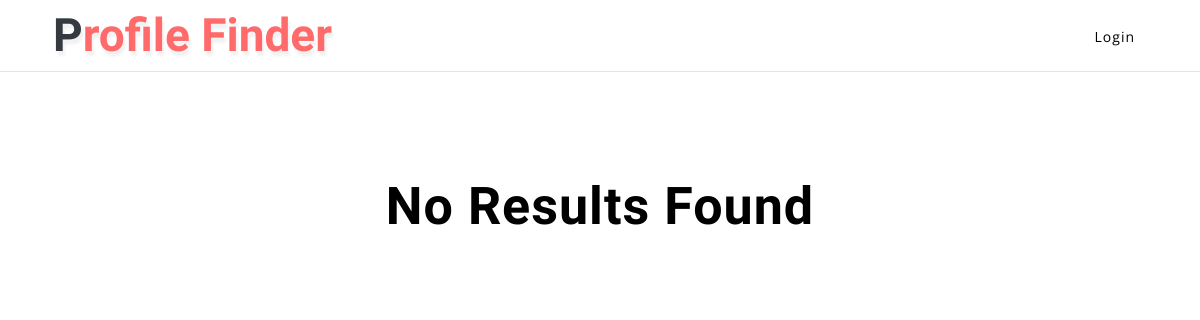
/admin/view_dev.php?location=Quilon, run on an earlier commit of the app's database.
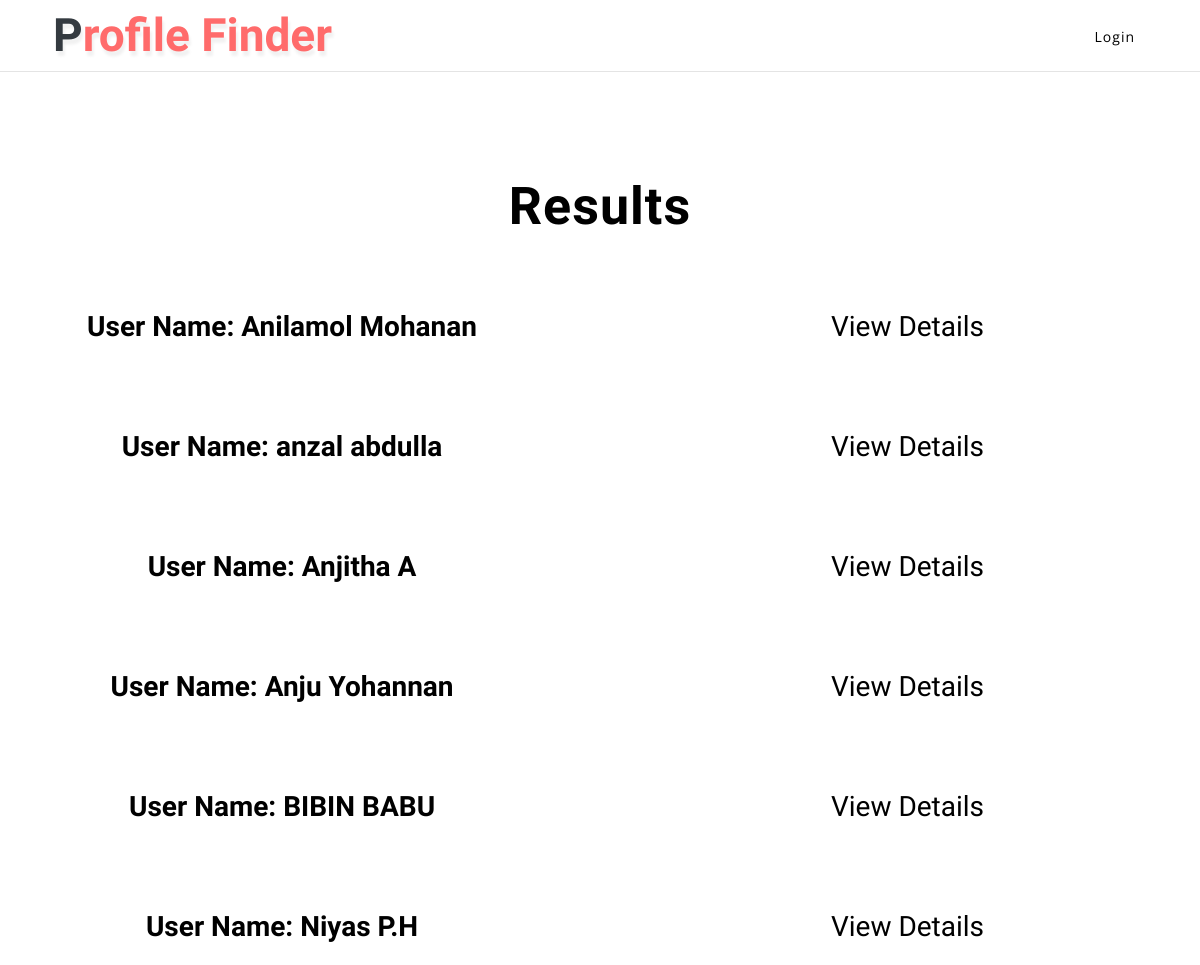
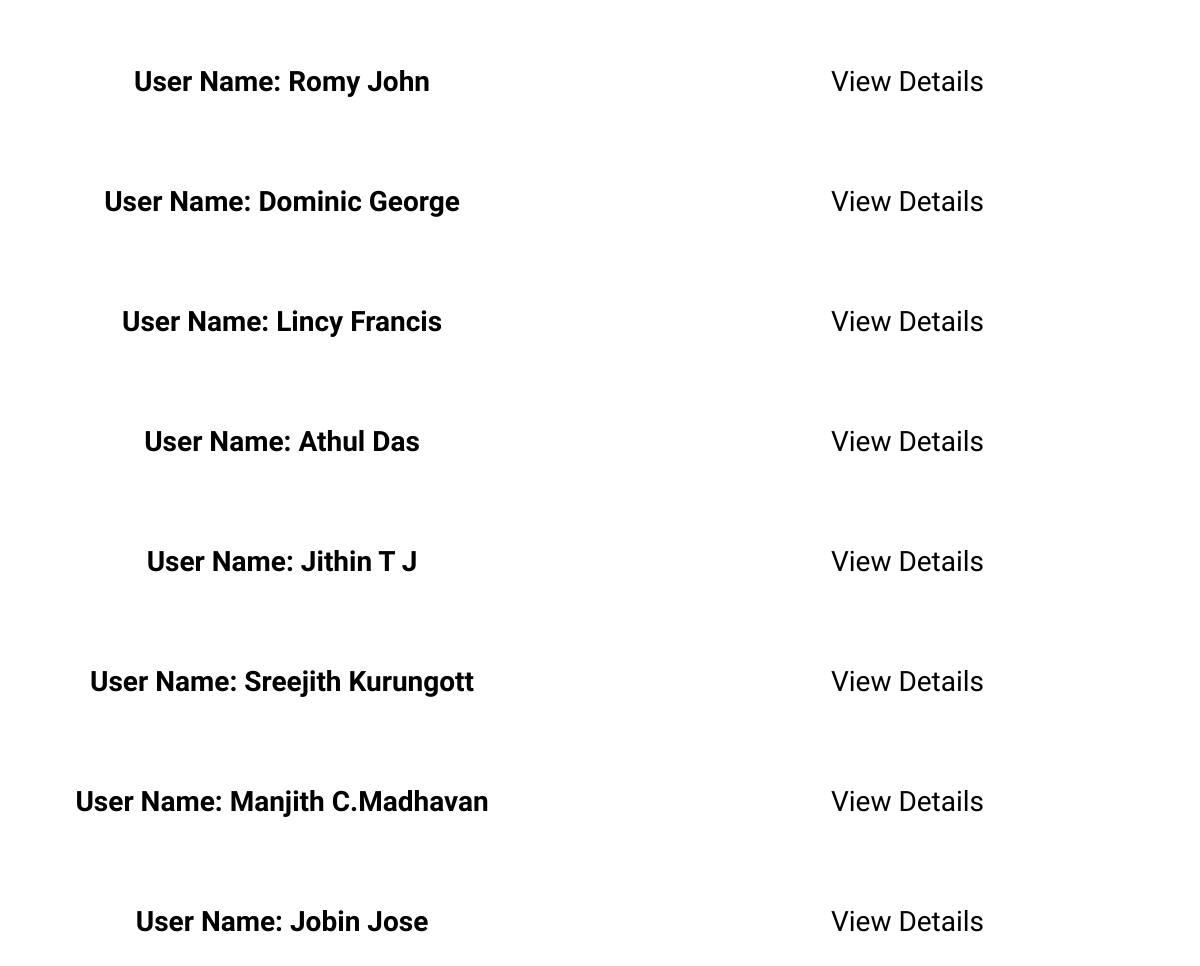
And on a later commit of the database (2 pictures, top to bottom).
### tables this page shows
CREATE TABLE IF NOT EXISTS `details_test` (
  `id` mediumint(9) NOT NULL AUTO_INCREMENT,
  `url` varchar(300) DEFAULT NULL,
  `pastjob` varchar(300) NOT NULL,
  `name` varchar(300) NOT NULL,
  `firstname` varchar(300) NOT NULL,
  `lastname` varchar(300) NOT NULL,
  `job` varchar(300) NOT NULL,
  `location` varchar(300) NOT NULL,
  `query` varchar(300) DEFAULT NULL,
  `category` varchar(300) DEFAULT NULL,
  `timestamp` varchar(300) DEFAULT NULL,
  `currentJob` varchar(300) NOT NULL,
  `error` varchar(300) DEFAULT NULL,
  `email` varchar(300) DEFAULT NULL,
  `username` varchar(300) DEFAULT NULL,
  PRIMARY KEY (`id`)
);

### admin/view_dev.php (the view, shortened to what this page needs)
<?php
require_once('connect.php');
$location = $_GET['location'];
$job = $_GET['job'];
?>
<?php
$query = "SELECT * FROM  details_test WHERE location LIKE '%$location%' AND job LIKE '%$job%'";
$retrn = mysqli_query($con,$query);
$rows = mysqli_num_rows($retrn);
?>
<?php include('header.php'); ?>
<!DOCTYPE html>
<html lang="en">
  <head>
    <link href="css/bootstrap.min.css" rel="stylesheet">
    <link href="css/style.css" rel="stylesheet">
    <link href="css/bootstrap.css" rel='stylesheet' type='text/css' />
    <link href="css/style.css" rel='stylesheet' type='text/css' />
    <link href="css/font-awesome.min.css" rel="stylesheet">
  </head>
  <body>
    <div class="container-fluid">
    	<form  method="post">
		    <div class="row" >
				<div class="col-md-12">
					<div class="style-banner mx-auto">
						<?php
			            	if ($rows == 0)
								{
									echo '<center>';
									echo '<h3 class="text-wh font-weight-bold" style="color:black;">No Results Found</h3>';
									echo '</center>';
									echo '<br>';
									echo '<br>';
									echo '<br>';
								}
							else
								{
									echo '<center>';
									echo '<h3 class="text-wh font-weight-bold" style="color:black;">Results</h3>';
									echo '</center>';
									echo '<br>';
									echo '<br>';
									echo '<br>';
								}
							?>
						</div>
					</div>
				</div>
			</div>
			<?php
	            while ($row = mysqli_fetch_assoc($retrn))
					{
						foreach ($row as $field => $value)
							{
								$id = $row['id'];
								if ($field == "name")
									{
										echo '<center>';
										echo '<div class="row" style="height: 120px;">';
										echo '<div class="col-md-6">';
										echo '<h3 class="text-wh font-weight-bold" style="color:black;">';
										echo "User Name:&nbsp{$row['name']}&nbsp&nbsp&nbsp";
										echo '</h3>';
										echo '</div>';
										echo '<div class="col-md-6">';
										echo '<a style="color: black;" href="developer_details.php?id=' . $id . '"><h3>View Details</h3></a>';
										echo '</div>';
										echo '</div>';
										echo '</center>';
									}
							}
					}
			?>
  </body>
</html>

What changed in the data, as far as the page shows it:
now on this page (row edited): details_test: name "Anilamol Mohanan"
now on this page (row edited): details_test: name "anzal abdulla"
now on this page (row edited): details_test: name "Anjitha A"
now on this page (row edited): details_test: name "Anju Yohannan"
added details_test: name "BIBIN BABU"
added details_test: name "Niyas P.H"
added details_test: name "Romy John"
added details_test: name "Dominic George"
added details_test: name "Lincy Francis"
added details_test: name "Athul Das"
added details_test: name "Jithin T J"
added details_test: name "Sreejith Kurungott"
added details_test: name "Manjith C.Madhavan"
added details_test: name "Jobin Jose"
Also different on the page:
text no longer shown: "No Results Found"
text now shown: "Results"
